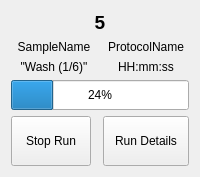
          <widget class="QWidget" name="S5Page1">
           <layout class="QGridLayout" name="gridLayout_20">
            <item row="2" column="0">
             <widget class="QLabel" name="sampName_5">
              <property name="sizePolicy">
               <sizepolicy hsizetype="MinimumExpanding" vsizetype="Fixed">
                <horstretch>0</horstretch>
                <verstretch>0</verstretch>
               </sizepolicy>
              </property>
              <property name="text">
               <string>SampleName</string>
              </property>
              <property name="alignment">
               <set>Qt::AlignCenter</set>
              </property>
             </widget>
            </item>
            <item row="0" column="0" colspan="2">
             <widget class="QLabel" name="casN_51">
              <property name="sizePolicy">
               <sizepolicy hsizetype="MinimumExpanding" vsizetype="Fixed">
                <horstretch>0</horstretch>
                <verstretch>0</verstretch>
               </sizepolicy>
              </property>
              <property name="font">
               <font>
                <pointsize>14</pointsize>
                <weight>75</weight>
                <bold>true</bold>
               </font>
              </property>
              <property name="text">
               <string>5</string>
              </property>
              <property name="alignment">
               <set>Qt::AlignCenter</set>
              </property>
             </widget>
            </item>
            <item row="4" column="1">
             <widget class="QLabel" name="time_5">
              <property name="sizePolicy">
               <sizepolicy hsizetype="MinimumExpanding" vsizetype="Fixed">
                <horstretch>0</horstretch>
                <verstretch>0</verstretch>
               </sizepolicy>
              </property>
              <property name="text">
               <string>HH:mm:ss</string>
              </property>
              <property name="alignment">
               <set>Qt::AlignCenter</set>
              </property>
             </widget>
            </item>
            <item row="6" column="0" colspan="2">
             <widget class="QProgressBar" name="progressBar_5">
              <property name="enabled">
               <bool>true</bool>
              </property>
              <property name="sizePolicy">
               <sizepolicy hsizetype="MinimumExpanding" vsizetype="Fixed">
                <horstretch>0</horstretch>
                <verstretch>0</verstretch>
               </sizepolicy>
              </property>
              <property name="minimumSize">
               <size>
                <width>0</width>
                <height>30</height>
               </size>
              </property>
              <property name="value">
               <number>24</number>
              </property>
             </widget>
            </item>
            <item row="2" column="1">
             <widget class="QLabel" name="protName_5">
              <property name="sizePolicy">
               <sizepolicy hsizetype="MinimumExpanding" vsizetype="Fixed">
                <horstretch>0</horstretch>
                <verstretch>0</verstretch>
               </sizepolicy>
              </property>
              <property name="text">
               <string>ProtocolName</string>
              </property>
              <property name="alignment">
               <set>Qt::AlignCenter</set>
              </property>
             </widget>
            </item>
            <item row="4" column="0">
             <widget class="QLabel" name="stepLab_5">
              <property name="sizePolicy">
               <sizepolicy hsizetype="MinimumExpanding" vsizetype="Fixed">
                <horstretch>0</horstretch>
                <verstretch>0</verstretch>
               </sizepolicy>
              </property>
              <property name="text">
               <string>&quot;Wash (1/6)&quot;</string>
              </property>
              <property name="alignment">
               <set>Qt::AlignCenter</set>
              </property>
             </widget>
            </item>
            <item row="7" column="0">
             <widget class="QPushButton" name="stopB_5">
              <property name="sizePolicy">
               <sizepolicy hsizetype="Fixed" vsizetype="Fixed">
                <horstretch>0</horstretch>
                <verstretch>0</verstretch>
               </sizepolicy>
              </property>
              <property name="minimumSize">
               <size>
                <width>50</width>
                <height>50</height>
               </size>
              </property>
              <property name="text">
               <string>Stop Run</string>
              </property>
             </widget>
            </item>
            <item row="7" column="1">
             <widget class="QPushButton" name="runDetB_5">
              <property name="sizePolicy">
               <sizepolicy hsizetype="MinimumExpanding" vsizetype="Fixed">
                <horstretch>0</horstretch>
                <verstretch>0</verstretch>
               </sizepolicy>
              </property>
              <property name="minimumSize">
               <size>
                <width>0</width>
                <height>50</height>
               </size>
              </property>
              <property name="text">
               <string>Run Details</string>
              </property>
             </widget>
            </item>
           </layout>
          </widget>
